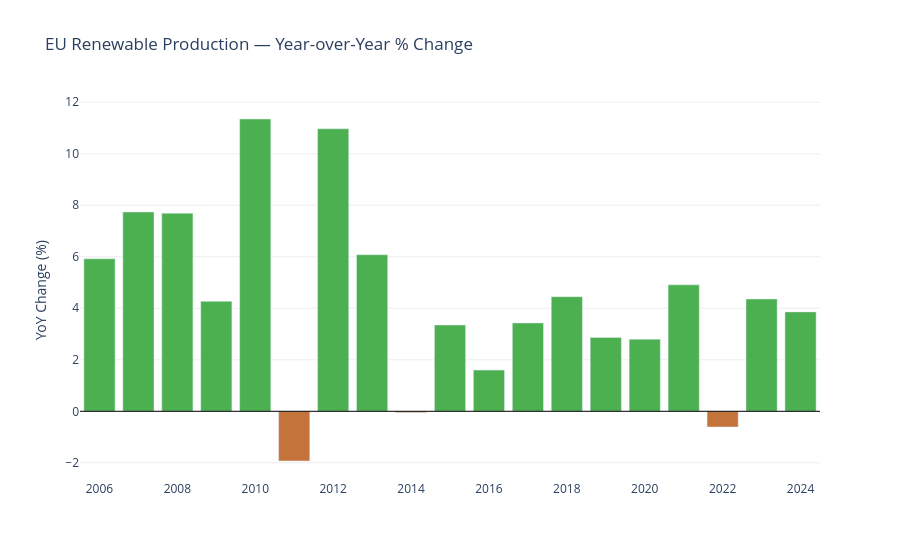

Notebook cell for this chart:
### Code cell
fig = chart_yoy_renewable_growth(df)
fig.show()

### Figure 1 — Plotly figure (JSON) as saved in the notebook; plotly's stock layout.template omitted (floating-point values rounded to 4 significant figures)
{"data": [{"marker": {"color": ["#4CAF50", "#4CAF50", "#4CAF50", "#4CAF50", "#4CAF50", "#C4733A", "#4CAF50", "#4CAF50", "#C4733A", "#4CAF50", "#4CAF50", "#4CAF50", "#4CAF50", "#4CAF50", "#4CAF50", "#4CAF50", "#C4733A", "#4CAF50", "#4CAF50"]}, "name": "YoY change", "type": "bar", "x": [2006, 2007, 2008, 2009, 2010, 2011, 2012, 2013, 2014, 2015, 2016, 2017, 2018, 2019, 2020, 2021, 2022, 2023, 2024], "y": [5.92, 7.74, 7.69, 4.27, 11.35, -1.93, 10.97, 6.08, -0.05, 3.35, 1.6, 3.43, 4.45, 2.87, 2.8, 4.91, -0.61, 4.36, 3.86]}], "layout": {"plot_bgcolor": "white", "shapes": [{"line": {"color": "black", "width": 1}, "type": "line", "x0": 0, "x1": 1, "xref": "x domain", "y0": 0, "y1": 0, "yref": "y"}], "showlegend": false, "title": {"text": "EU Renewable Production — Year-over-Year % Change"}, "xaxis": {"title": {}}, "yaxis": {"gridcolor": "#eeeeee", "title": {"text": "YoY Change (%)"}}}}
